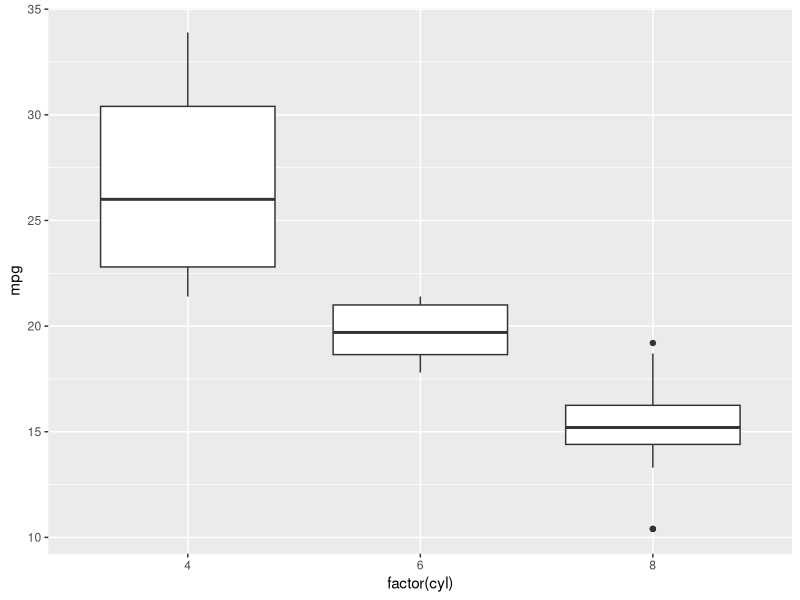
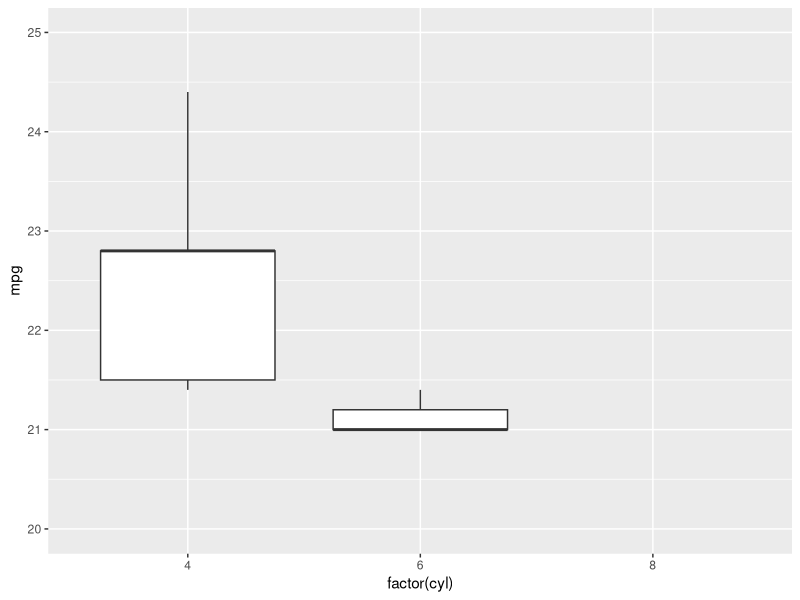
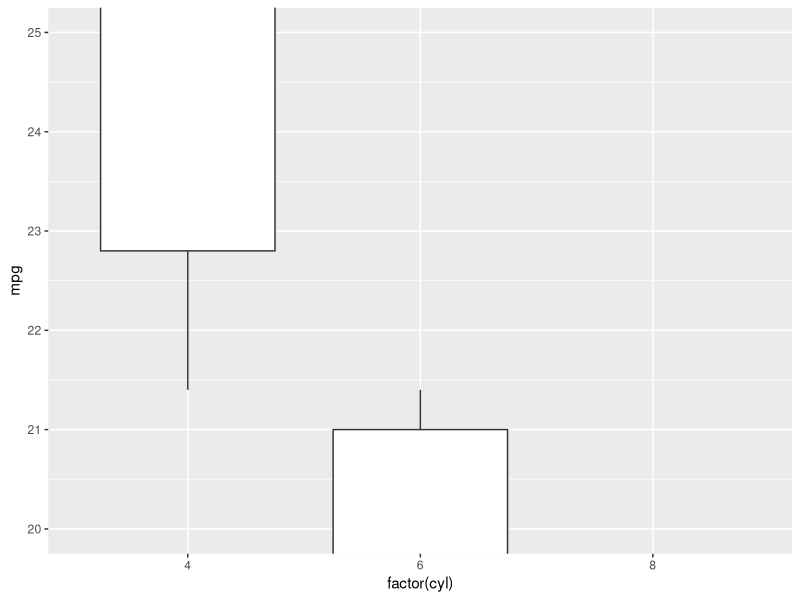
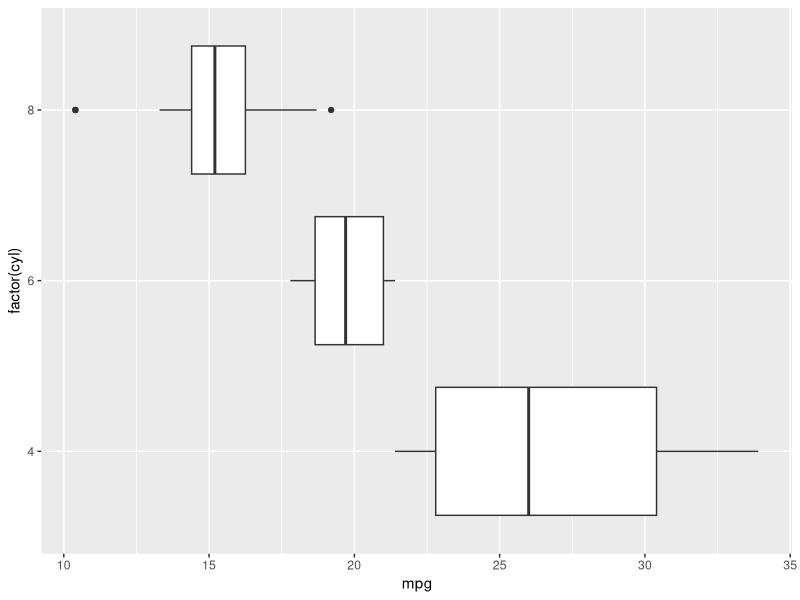
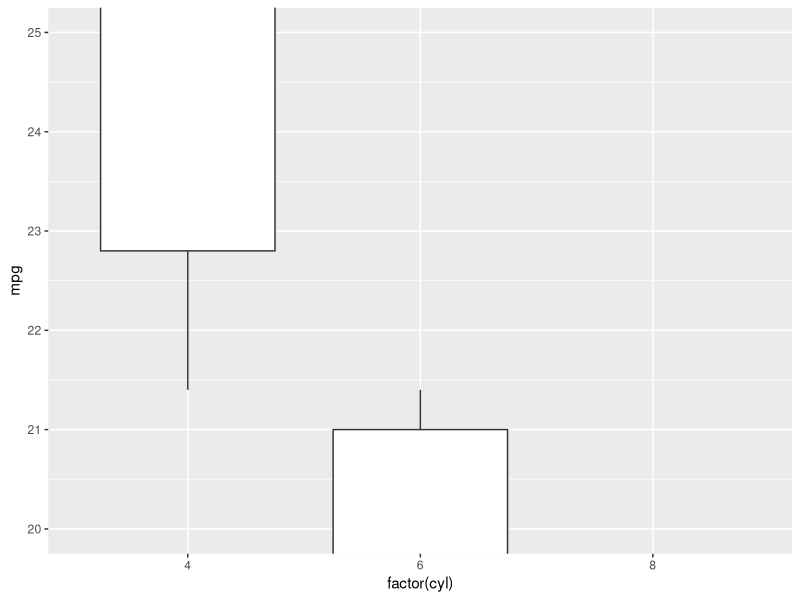
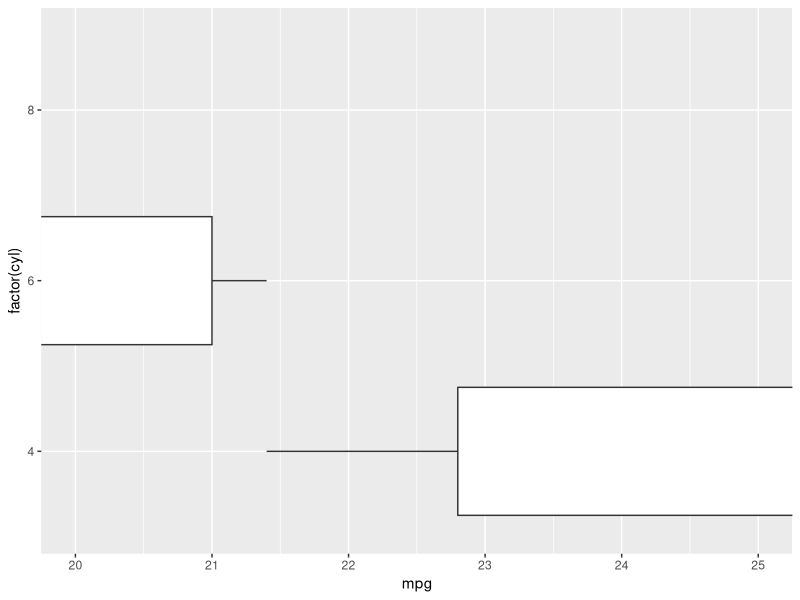

These charts were generated, in order, by the following R code:
## ---- chunk 1
library(ggplot2)
ggplot(mtcars, aes(x = factor(cyl), y = mpg)) + 
  geom_boxplot()
## ---- chunk 2
ggplot(mtcars, aes(x = factor(cyl), y = mpg)) + 
  geom_boxplot() + 
  scale_y_continuous(limits = c(20, 25))
## ---- chunk 3
ggplot(mtcars, aes(x = factor(cyl), y = mpg)) + 
  geom_boxplot() + 
  coord_cartesian(ylim = c(20, 25))
## ---- chunk 4
ggplot(mtcars, aes(x = factor(cyl), y = mpg)) + 
  geom_boxplot() + 
  coord_cartesian(ylim = c(20, 25)) + 
  coord_flip()
ggplot(mtcars, aes(x = factor(cyl), y = mpg)) + 
  geom_boxplot() + 
  coord_flip() + 
  coord_cartesian(ylim = c(20, 25))
## ---- chunk 5
ggplot(mtcars, aes(x = factor(cyl), y = mpg)) + 
  geom_boxplot() + 
  coord_flip(ylim = c(20, 25))
